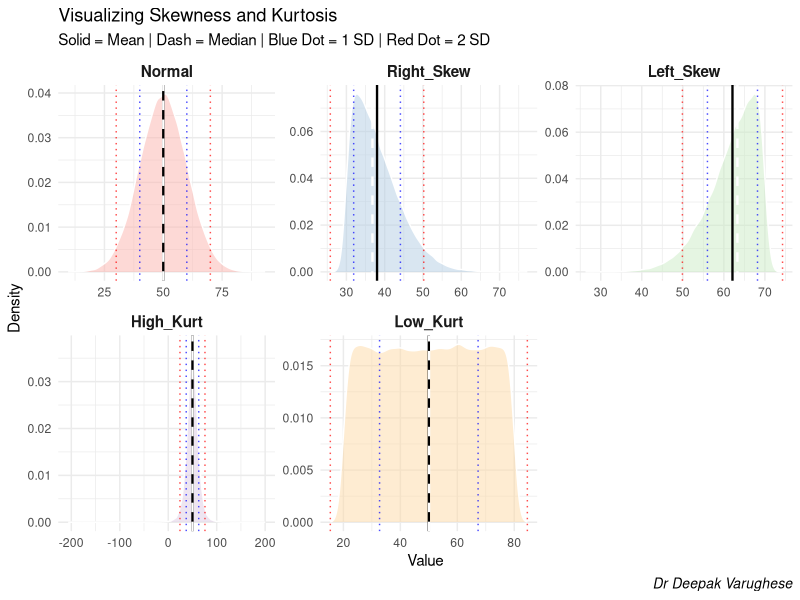
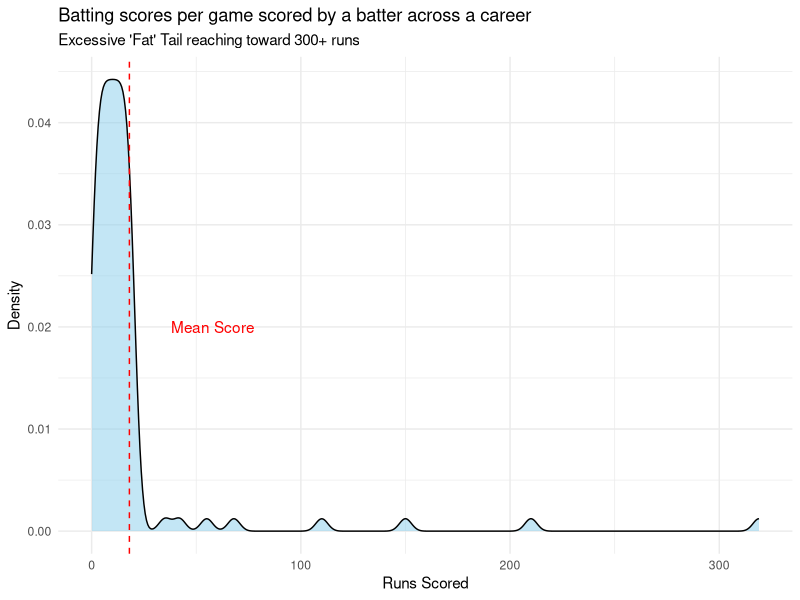

Source code (R) for these figures, in order:
## ---- chunk 1
#| echo: false
#| message: false
#| warning: false
#| paged-print: false
library(e1071)
library(sn)
library(dplyr)
library(tidyr)
library(tidyverse)
library(flextable)

set.seed(42)
n <- 100000

custom_order <- c("Normal", "High_Kurt", "Low_Kurt", "Right_Skew", "Left_Skew")

# Generating distributions
dist_data <- data.frame(
  Normal     = rnorm(n, mean = 50, sd = 10),
  Right_Skew = rsn(n, xi = 30, omega = 10, alpha = 10),
  Left_Skew  = rsn(n, xi = 70, omega = 10, alpha = -10),
  # Using a higher df (5) to keep it heavy-tailed but more stable
  High_Kurt  = (rt(n, df = 5) * 10) + 50, 
  Low_Kurt   = runif(n, 20, 80)
)

# Tidy Summary
summary_stats <- dist_data %>%
  pivot_longer(cols = everything(), names_to = "Type", values_to = "Val") %>%
  mutate(Type = factor(Type, levels = custom_order)) %>%
  group_by(Type) %>%
  summarise(
    Mean     = mean(Val),
    Median   = median(Val),
    SD       = sd(Val),
    Variance = var(Val),
    Skew     = skewness(Val),
    # e1071::kurtosis already computes excess kurtosis (Normal ≈ 0)
    # We remove the "- 3" to avoid your -3.07 result
    Excess_Kurt = kurtosis(Val) 
  ) %>%
  mutate(across(where(is.numeric), \(x) round(x, 1)))



final_table <- summary_stats %>%
  # Replace the 'Type' column with Variable labels
  mutate(Type = paste("Variable", row_number())) %>%
  # Rename the column header to something more formal
  rename(Variable = Type) %>%
  # Create the flextable
  flextable() %>%
  # Add professional formatting
  set_caption(caption = "Table 1: Statistical Moments and Summary Statistics") %>%
  autofit() %>%
  theme_vanilla() %>%
  # Optional: Bold the 'Variable' column
  bold(j = 1, part = "body")

# Display the table
final_table

## ---- chunk 2
#| echo: false
# 1. Order the data as requested
plot_df <- dist_data %>%
  pivot_longer(cols = everything(), names_to = "Type", values_to = "Val") %>%
  mutate(Type = factor(Type, levels = c("Normal", "Right_Skew", "Left_Skew", "High_Kurt", "Low_Kurt")))

# 2. Calculate SD marks for each group
sd_marks <- summary_stats %>%
  mutate(Type = factor(Type, levels = c("Normal", "Right_Skew", "Left_Skew", "High_Kurt", "Low_Kurt"))) %>%
  mutate(
    minus1 = Mean - SD,
    plus1  = Mean + SD,
    minus2 = Mean - (2 * SD),
    plus2  = Mean + (2 * SD)
  )

# 3. Generate the Plot
ggplot(plot_df, aes(x = Val, fill = Type)) +
  geom_density(alpha = 0.5, color = "white") +
  # Mean (Solid Black) and Median (Dashed White for contrast)
  geom_vline(data = sd_marks, aes(xintercept = Mean), color = "black", linewidth = 0.8) +
  geom_vline(data = sd_marks, aes(xintercept = Median), color = "white", linetype = "dashed", linewidth = 0.8) +
  # 1 SD Marks (Dotted Blue)
  geom_vline(data = sd_marks, aes(xintercept = minus1), color = "blue", linetype = "dotted", alpha = 0.7) +
  geom_vline(data = sd_marks, aes(xintercept = plus1), color = "blue", linetype = "dotted", alpha = 0.7) +
  # 2 SD Marks (Dotted Red)
  geom_vline(data = sd_marks, aes(xintercept = minus2), color = "red", linetype = "dotted", alpha = 0.7) +
  geom_vline(data = sd_marks, aes(xintercept = plus2), color = "red", linetype = "dotted", alpha = 0.7) +
  facet_wrap(~Type, scales = "free", ncol = 3) +
  scale_fill_brewer(palette = "Pastel1") +
  labs(
    title = "Visualizing Skewness and Kurtosis",
    subtitle = "Solid = Mean | Dash = Median | Blue Dot = 1 SD | Red Dot = 2 SD",
    caption = "Dr Deepak Varughese",
    x = "Value",
    y = "Density"
  ) +
  theme_minimal() +
  theme(
    legend.position = "none",
    strip.text = element_text(face = "bold", size = 11),
    plot.caption = element_text(face = "italic", size = 10, hjust = 1)
  )
## ---- chunk 3
#| echo: false
#| message: false
#| warning: false
#| paged-print: false
# Simulated career scores: High frequency of low scores + rare massive scores
scores <- c(rep(0:20, 5), 35, 42, 55, 68, 110, 150, 210, 319)



# Calculate Kurtosis
# A normal distribution has a kurtosis of 3. 
# Anything significantly higher is Leptokurtic.
kurt_val <- kurtosis(scores)
cat("The Kurtosis of these scores is:", round(kurt_val, 2))

# Plotting the distribution
ggplot(data.frame(scores), aes(x = scores)) +
  geom_density(fill = "skyblue", alpha = 0.5) +
  geom_vline(aes(xintercept = mean(scores)), color = "red", linetype = "dashed") +
  annotate("text", x = mean(scores) + 40, y = 0.02, label = "Mean Score", color = "red") +
  labs(title = "Batting scores per game scored by a batter across a career",
       subtitle = paste("Excessive 'Fat' Tail reaching toward 300+ runs"),
       x = "Runs Scored", y = "Density") +
  theme_minimal()
